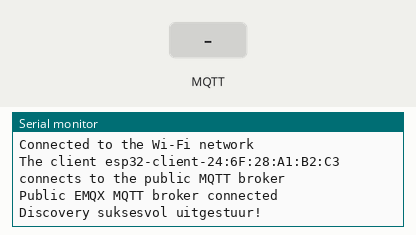
This sketch was run on a simulated ESP32. Parts: the last lines printed to the serial monitor. The inputs (shaded band) are chosen by the test bench. WiFi joins after 1.5 s; servers stay silent unless stated; no MQTT or app messages arrive unless stated; not simulated (calls return 0 or success): arduino_secrets.h.

Above: at 2.7 s.
2.8 s: MQTT message "1" arrives on the first subscribed topic
At 3.5 s:
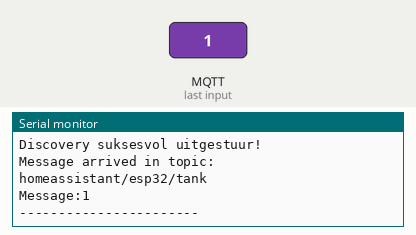
4.3 s: MQTT message "on" arrives on the first subscribed topic
At 4.7 s:
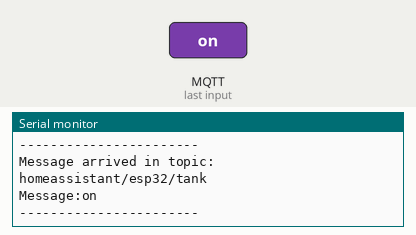
5.8 s: MQTT message "off" arrives on the first subscribed topic
At 7.0 s:
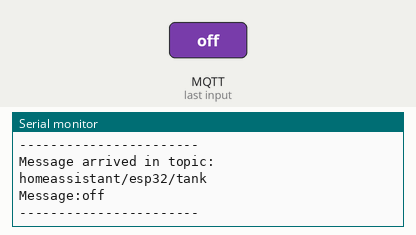

The sketch:

mqttexample.ino
```cpp
/*
Log in op WiFi en stuur mqtt boodskappe

Van hierdie voorbeeld:

https://www.emqx.com/en/blog/esp32-connects-to-the-free-public-mqtt-broker

N. Agenbag
2026-02-08

*/

#include <WiFi.h>
#include <PubSubClient.h>
#include "arduino_secrets.h"

// WiFi
int status = WL_IDLE_STATUS;
char ssid[] = SECRET_SSID;      // Wifi SSID
char password[] = SECRET_PASS;      // Wifi password
int keyIndex = 0;            // your network key Index number (needed only for WEP)

// MQTT Broker
const char *mqtt_broker = SECRET_HASS_IP;
const char *topic = "homeassistant/esp32/tank";
const char *mqtt_username = SECRET_MQTTUSER;
const char *mqtt_password = SECRET_MQTTPASSWORD;
const int mqtt_port = 1883;

WiFiClient espClient;
PubSubClient client(espClient);

void sendDiscovery() {
  // Die onderwerp (topic) waar HA vir sensors luister
  const char* discoveryTopic = "homeassistant/sensor/esp32_tank/config";

  // 'n Baie eenvoudige JSON wat ALTYD moet werk
  String payload = "{"
    "\"name\":\"Tenk Vlak\","
    "\"stat_t\":\"homeassistant/sensor/esp32_tank/state\","
    "\"uniq_id\":\"tank_001\","
    "\"dev\":{"
      "\"ids\":[\"esp32_01\"],"
      "\"name\":\"ESP32 Monitor\""
    "}"
  "}";

  // Stuur die boodskap met die 'true' (retain) vlag
  if (client.publish(discoveryTopic, payload.c_str(), true)) {
    Serial.println("Discovery suksesvol uitgestuur!");

    // Stuur ook sommer dadelik 'n toets-waarde (bv. 75%) sodat die sensor nie 'Unknown' is nie
    client.publish("homeassistant/sensor/esp32_tank/state", "75");
  } else {
    Serial.println("Kon nie publiseer nie - check buffer size!");
  }
}


void callback(char *topic, byte *payload, unsigned int length) {
    Serial.print("Message arrived in topic: ");
    Serial.println(topic);
    Serial.print("Message:");
    for (int i = 0; i < length; i++) {
        Serial.print((char) payload[i]);
    }
    Serial.println();
    Serial.println("-----------------------");
}

void setup() {
    // Set software serial baud to 115200;
    Serial.begin(115200);
    // Connecting to a WiFi network
    WiFi.begin(ssid, password);
    while (WiFi.status() != WL_CONNECTED) {
        delay(500);
        Serial.println("Connecting to WiFi..");
    }
    Serial.println("Connected to the Wi-Fi network");
    //connecting to a mqtt broker
    client.setServer(mqtt_broker, mqtt_port);
    client.setCallback(callback);
    client.setBufferSize(1024);

    while (!client.connected()) {
        String client_id = "esp32-client-";
        client_id += WiFi.macAddress();
        Serial.printf("The client %s connects to the public MQTT broker\n", client_id.c_str());
        if (client.connect(client_id.c_str(), mqtt_username, mqtt_password)) {
            Serial.println("Public EMQX MQTT broker connected");
        } else {
            Serial.print("failed with state ");
            Serial.print(client.state());
            delay(2000);
        }
    }

    sendDiscovery();

    // Publish and subscribe
    client.publish(topic, "Hi, I'm ESP32 ^^");
    client.subscribe(topic);
}


void loop() {
    client.loop();
}
```

Measured:
- after the input at 2.8 s, the serial monitor: prints a new line at once (image 1)
- after the input at 4.3 s, the serial monitor: prints a new line at once (image 2)
- after the input at 5.8 s, the serial monitor: prints a new line at once (image 3)
